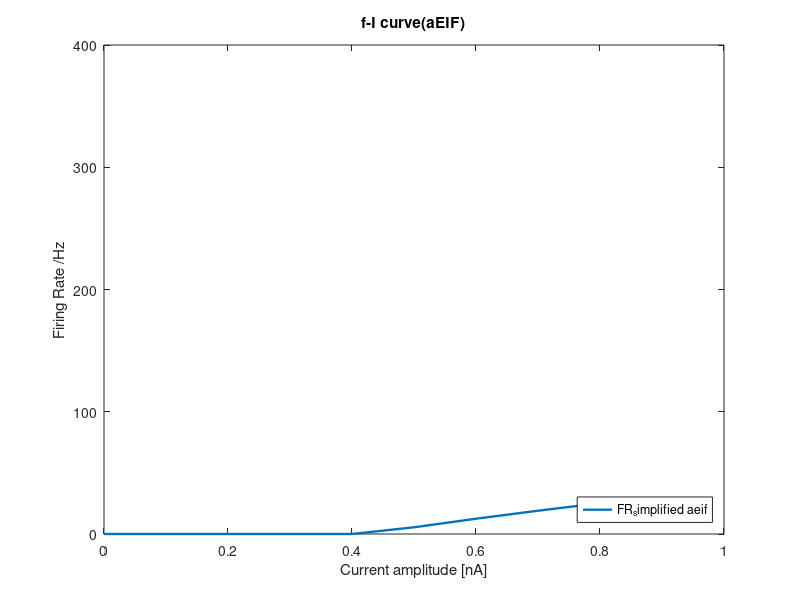
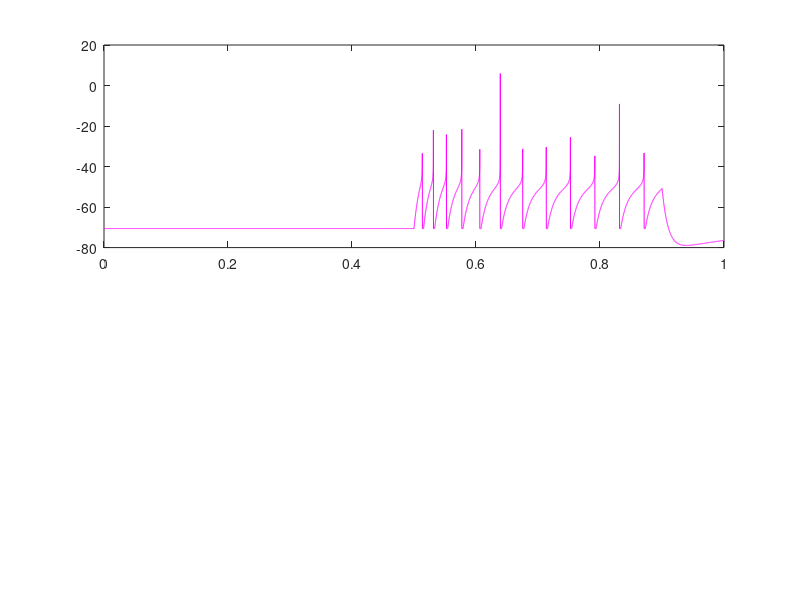

MATLAB code to generate these figures, in order: (Note: this script raises an error after producing the figures.)
%{
Simplified Adaptive Exponential LIF model ('AdEx'/'aEIF', Brette & Gerstner (2005))
Calculating the firing rate for a single neuron, applying the different
current amplitude
Edition in this version :
1. without subthreshold adaptation.
   compensate the loss with Vt-> -50.6 mV ,and a compensation current
   2.1659e-10 in w2

2. plotting superposed comparison
3. setting V_m = ones(,)*EL
4. calculate firing rate with ISI
5. during absolute refractory period:
                v2(t) = Vr;
                w2(t) = w2(t-1) + dt/tauw*( - w2(t-1));
************************************************************************
Author : Mohammad Hovaidi Ardestani, Po-Hsuan Huang
Date and Place : 30.11.2015, CIN, Tuebingen
%}

tic


% model parameters (in V, A, S, s)
%{
Cm = 281e-12;   % membrane capacitance
gL = 30e-9;     % leak conductance
EL = -70.6e-3;  % leak reversal
Vt = -50.4e-3;  % threshold potential
Vp = 20e-3;     % peak potential
Vr = EL;        % reset potential
Dt = 2e-3;      % rise slope factor
a = 4e-9;       % 'sub-threshold' adaptation conductance
b = 0.0805e-9;  % 'sra' current increment
taum = Cm/gL;   % membrane time constant
tauw = 0.144;   % adaptation time constant (~Ca-activated K current inactivation)
%}

Cm = 0.25e-9;   % membrane capacitance
gL = 25e-9;     % leak conductance
EL = -70.6e-3;  % leak reversal
Vt = -50.6e-3;  % threshold potential
Vp = 20e-3;     % peak potential
Vr = EL;        % reset potential
Dt = 2e-3;      % rise slope factor
a = 4e-9;       % 'sub-threshold' adaptation conductance
b = 0.0805e-9;  % 'sra' current increment
taum = 10.0 *1e-3;   % membrane time constant
tauw = 0.144;   % adaptation time constant (~Ca-activated K current inactivation)
%}

dt = 1e-4;       % time step
tmax = 1;        % simulation time
T = dt:dt:tmax;   % time step vector
tau_R = 2e-3;
Re_t = tau_R/dt;


Isigma = 0*0.005;                            % noise fraction of above
istart = floor(0.5*length(T));
iend = floor(0.9*length(T));
TimeWindow = iend-istart;
I2 = zeros(1,length(T));                      % applied current vector

v2 = zeros(1,length(T)); v2(1) = EL;  % membrane potential vector
w2 = zeros(1,length(T));             % adaptaion variable (~Ca-K current) 
g = zeros(1,length(T));             % total synaptic conductance variables vector
E = zeros(1,length(T));             % synaptic reversal potentials vector

% 
m =0.8;
dm =0.1;
M = 0:dm:m;                         % Loop counter to calculate  the firing rate
I0 = 1e-9;                         % applied current

FiringNeurons = zeros(1,length(T));
FR2 = zeros(1, length(M));         % firing rate of simp_aeif neuron


I_f = zeros(1,length(M));
spike_num=zeros(1,length(M));
h = waitbar(0,'Please wait...');

for i = 1:length(M)   % apply voltage ramp
        
    counter = 0;
    FiringNeurons(:) = 0;
    v2 = EL*ones(1,length(T));           % membrane potential vector
    w2 = zeros(1,length(T));             % adaptaion variable (~Ca-K current) 
    g = zeros(1,length(T));             % total synaptic conductance variables vector
    E = zeros(1,length(T));             % synaptic reversal potentials vector
    I2(istart:iend) = M(i)*I0;           % initialise current pulse
    
    %% Filtered noise
    var = 0.003; % variance of the white noise
    noise = sqrt(var)* M(i)*I0*randn(1,iend-istart+1);
    
    Fs = 30e3;                        %Sampling frequency
    Nyquist = Fs/2;
    [a2,a1] = butter(2,[100/Nyquist,(2e3-1)/Nyquist]);
    [y] = filtfilt(a2,a1,noise);   % Zero-phase filtering helps preserve features
    
    %%
    I2(istart:iend) = M(i)*I0*ones(1,iend-istart+1); %+y;           % initialise current pulse with white noise

    I_f(1,i) = M(i)*I0;  
    
        for t = Re_t:length(T)
            if ((sum(FiringNeurons(t-Re_t+1:t))) == 0) % refractory period : no membrane potential change with 2ms window of activation.
               
    
                % updated value v(i) is used in synaptic current to avoid instability
                 v2(t) = v2(t-1) + dt/Cm*(gL*(EL-v2(t-1)) + gL*Dt*exp((v2(t-1)-Vt)/Dt) - w2(t-1) + I2(t-1));
    
%                  w(t) = w(t-1) + dt/tauw*(a*(v(t-1)-EL) - w(t-1)); %update adaptation conductance
                 compensation =   0; 2.1659e-10;  % compensate for the absence of subthreshold adaptation.
                 w2(t) = w2(t-1) + dt/tauw*( - w2(t-1))+ compensation;
                if v2(t) >= Vp                                % if spike
                    FiringNeurons(1,t) = 1;
                    spike_num(i)=spike_num(i)+1;
                    v2(t) = Vr;                              % reset/update v and w   
                    w2(t) = w2(t-1) + b;
                end
            else
                v2(t) = Vr;
                w2(t) = w2(t-1) + dt/tauw*( - w2(t-1));
            end
        end


            if spike_num(i)>1
                 Spiketime = find(FiringNeurons==1);
                 Spikeend= Spiketime(end-1:end);
                 FR2(1,i) = diff(T(Spikeend))^-1;
            else 
                 FR2(1,i) = 0.0; 
            end
                 
end
close(h)

toc;

%% Plot Dynamics
figure(1)
plot(I_f*1e9,FR2,'LineWidth',1.7)% firing rate of simplified aeif neuron
hold on
%plot(I_f*1e9,FR1,'.-','LineWidth',1.7,'MarkerSize',8.0)% firing rate of aeif neuron
hold off
ylim([0,400])
% axis([ min(I_f) max(I_f) 0 1.1])
ylabel('Firing Rate /Hz')
%xlabel(['Current amplitude is multipled by I_0 = ',num2str(I0),' would be ', num2str(M(end)*I0),'(A)'])
xlabel('Current amplitude [nA]')
% xlabel('Current amplitude [A]')
legend('FR_simplified aeif','FR_aeif','Location','southeast')
title('f-I curve(aEIF)')

figure(2)
subplot(211)
plot(T,1000*v2,'m') % firing rate of simplified aeif neuron
hold on
plot(T,1000*v1,'b') % firing rate of aeif neuron
ylabel(' mV')
xlabel(' ms')
ylim([-80,-40])
xlim([0.4,1.0])
hold off
legend('simp_aeif','aeif')


subplot(212)
plot(T,1000*w2,'m') % adaptive current of simplified neuron
hold on 
plot(T,1000*w1,'b') % adaptive current of aeif neuron
hold off
ylabel(' nA')
xlabel(' ms')
str = sprintf('injecting current %2.f pA', I_f(1,end)*1e12 );
legend(str,'Location','southeast')
xlim([0.4,1.0])
figure(3)
subplot(211)
plot(T,1000*I2,'m') % adaptive current of simplified neuron
subplot(212)
plot(T,1000*I1,'b') % adaptive current of aeif neuron
hold off
ylabel(' nA')
xlabel(' ms')
